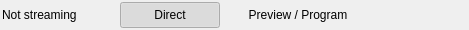
              <widget class="QWidget" name="previewSceneHeaderWidget" native="true">
               <property name="sizePolicy">
                <sizepolicy hsizetype="Preferred" vsizetype="Fixed">
                 <horstretch>0</horstretch>
                 <verstretch>0</verstretch>
                </sizepolicy>
               </property>
               <property name="minimumSize">
                <size>
                 <width>0</width>
                 <height>30</height>
                </size>
               </property>
               <property name="maximumSize">
                <size>
                 <width>16777215</width>
                 <height>30</height>
                </size>
               </property>
               <layout class="QHBoxLayout" name="horizontalLayout_11">
                <property name="spacing">
                 <number>3</number>
                </property>
                <property name="leftMargin">
                 <number>2</number>
                </property>
                <property name="topMargin">
                 <number>2</number>
                </property>
                <property name="rightMargin">
                 <number>2</number>
                </property>
                <property name="bottomMargin">
                 <number>2</number>
                </property>
                <item>
                 <widget class="QLabel" name="streamingStatusLabel">
                  <property name="text">
                   <string>Not streaming</string>
                  </property>
                 </widget>
                </item>
                <item>
                 <spacer name="horizontalSpacer_15">
                  <property name="orientation">
                   <enum>Qt::Orientation::Horizontal</enum>
                  </property>
                  <property name="sizeHint" stdset="0">
                   <size>
                    <width>40</width>
                    <height>20</height>
                   </size>
                  </property>
                 </spacer>
                </item>
                <item>
                 <widget class="QPushButton" name="directButton">
                  <property name="sizePolicy">
                   <sizepolicy hsizetype="Minimum" vsizetype="Minimum">
                    <horstretch>0</horstretch>
                    <verstretch>0</verstretch>
                   </sizepolicy>
                  </property>
                  <property name="minimumSize">
                   <size>
                    <width>100</width>
                    <height>0</height>
                   </size>
                  </property>
                  <property name="maximumSize">
                   <size>
                    <width>100</width>
                    <height>16777215</height>
                   </size>
                  </property>
                  <property name="cursor">
                   <cursorShape>PointingHandCursor</cursorShape>
                  </property>
                  <property name="text">
                   <string>Direct</string>
                  </property>
                  <property name="icon">
                   <iconset theme="QIcon::ThemeIcon::CameraVideo"/>
                  </property>
                  <property name="checkable">
                   <bool>true</bool>
                  </property>
                  <property name="checked">
                   <bool>true</bool>
                  </property>
                  <property name="autoExclusive">
                   <bool>true</bool>
                  </property>
                  <property name="flat">
                   <bool>true</bool>
                  </property>
                  <attribute name="buttonGroup">
                   <string notr="true">buttonGroup</string>
                  </attribute>
                 </widget>
                </item>
                <item>
                 <widget class="QPushButton" name="previewButton">
                  <property name="sizePolicy">
                   <sizepolicy hsizetype="Minimum" vsizetype="Minimum">
                    <horstretch>0</horstretch>
                    <verstretch>0</verstretch>
                   </sizepolicy>
                  </property>
                  <property name="minimumSize">
                   <size>
                    <width>150</width>
                    <height>0</height>
                   </size>
                  </property>
                  <property name="maximumSize">
                   <size>
                    <width>150</width>
                    <height>16777215</height>
                   </size>
                  </property>
                  <property name="cursor">
                   <cursorShape>PointingHandCursor</cursorShape>
                  </property>
                  <property name="text">
                   <string>Preview / Program</string>
                  </property>
                  <property name="icon">
                   <iconset theme="QIcon::ThemeIcon::Computer"/>
                  </property>
                  <property name="checkable">
                   <bool>true</bool>
                  </property>
                  <property name="checked">
                   <bool>false</bool>
                  </property>
                  <property name="autoExclusive">
                   <bool>true</bool>
                  </property>
                  <property name="flat">
                   <bool>true</bool>
                  </property>
                  <attribute name="buttonGroup">
                   <string notr="true">buttonGroup</string>
                  </attribute>
                 </widget>
                </item>
                <item>
                 <spacer name="horizontalSpacer_7">
                  <property name="orientation">
                   <enum>Qt::Orientation::Horizontal</enum>
                  </property>
                  <property name="sizeHint" stdset="0">
                   <size>
                    <width>40</width>
                    <height>20</height>
                   </size>
                  </property>
                 </spacer>
                </item>
                <item>
                 <widget class="QPushButton" name="pushButton_2">
                  <property name="minimumSize">
                   <size>
                    <width>24</width>
                    <height>24</height>
                   </size>
                  </property>
                  <property name="maximumSize">
                   <size>
                    <width>24</width>
                    <height>24</height>
                   </size>
                  </property>
                  <property name="cursor">
                   <cursorShape>PointingHandCursor</cursorShape>
                  </property>
                  <property name="text">
                   <string/>
                  </property>
                  <property name="icon">
                   <iconset resource="frameflow.qrc">
                    <normaloff>:/FrameFlow/settings.svg</normaloff>:/FrameFlow/settings.svg</iconset>
                  </property>
                  <property name="flat">
                   <bool>true</bool>
                  </property>
                 </widget>
                </item>
                <item>
                 <widget class="QPushButton" name="pushButton">
                  <property name="minimumSize">
                   <size>
                    <width>24</width>
                    <height>24</height>
                   </size>
                  </property>
                  <property name="maximumSize">
                   <size>
                    <width>24</width>
                    <height>24</height>
                   </size>
                  </property>
                  <property name="cursor">
                   <cursorShape>PointingHandCursor</cursorShape>
                  </property>
                  <property name="text">
                   <string/>
                  </property>
                  <property name="icon">
                   <iconset resource="frameflow.qrc">
                    <normaloff>:/FrameFlow/full-screen.svg</normaloff>:/FrameFlow/full-screen.svg</iconset>
                  </property>
                  <property name="flat">
                   <bool>true</bool>
                  </property>
                 </widget>
                </item>
               </layout>
              </widget>
